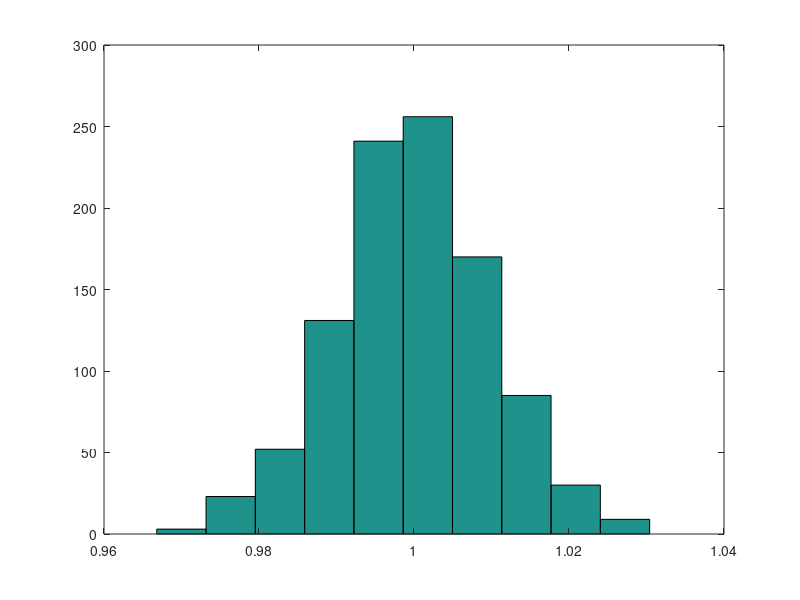

Write MATLAB code to recreate this figure.
%% 4.1.a
for L=1:1000
    sig = 1;
    N=100;
    U=rand(1,N);
    x = sqrt(-2*(sig^2)*log(1-U));
    samp_mean_x(L) = sum(x)/N;
end
hist(samp_mean_x);

%samp_mean_x = sum(x)/N;
%sam_var_x = sum((x-samp_mean_x).^2)/(N-1);

%% 4.1.b
for L=1:1000
    sig = 1;
    N=10000;
    U=rand(1,N);
    x = sqrt(-2*(sig^2)*log(1-U));
    samp_mean_x(L) = sum(x)/N;
end
hist(samp_mean_x);

%% 4.1.c
for L=1:1000
    N = 100; 
    lam = 1;
    mu = 1/lam;
    y = exprnd(mu,[1,N]);
    samp_mean_y(L) = sum(y)/N;
end

hist(samp_mean_y);

%% 4.1.d
for L=1:1000
    N = 10000; 
    lam = 1;
    mu = 1/lam;
    y = exprnd(mu,[1,N]);
    samp_mean_y(L) = sum(y)/N;
end

hist(samp_mean_y);

